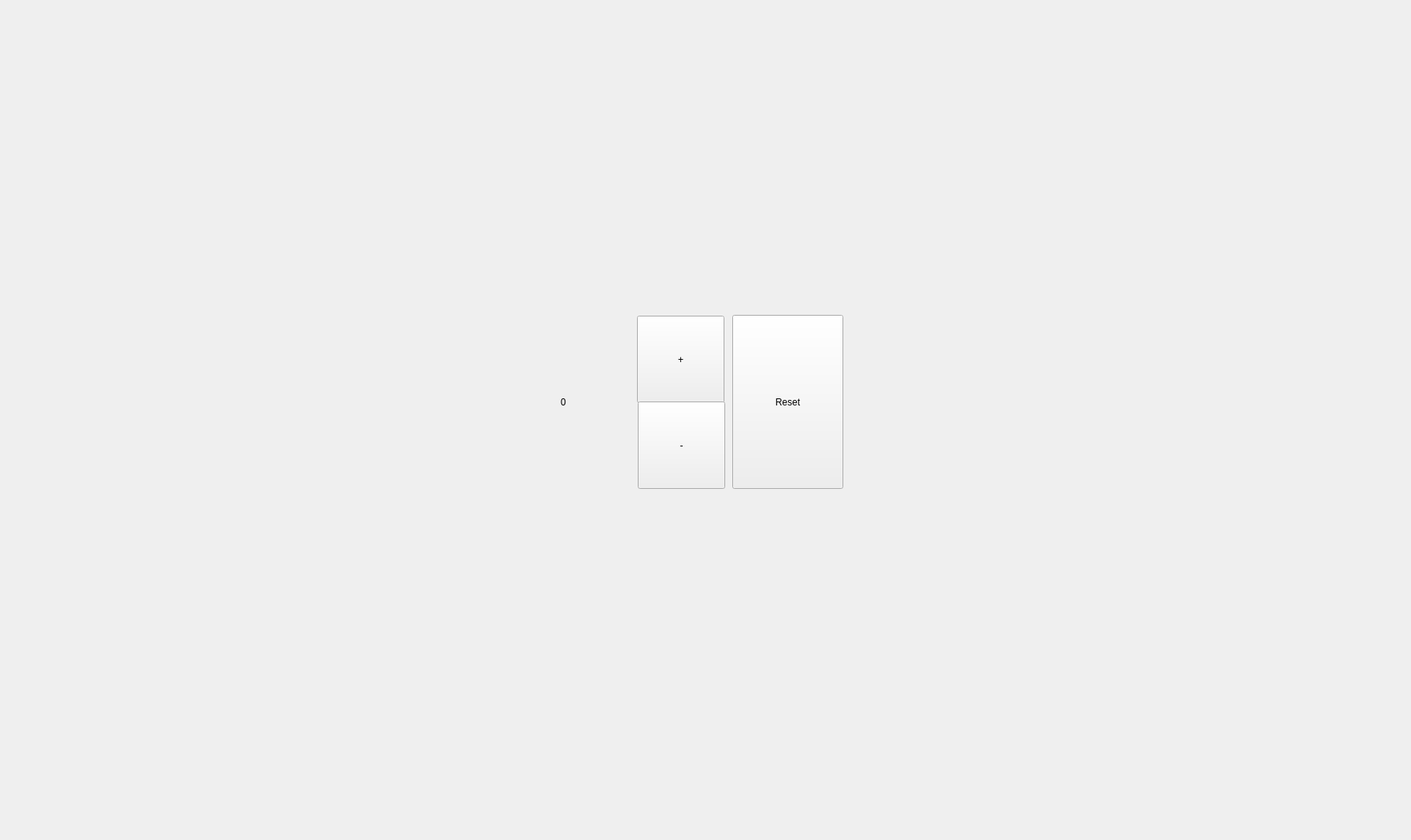
<?xml version="1.0" encoding="UTF-8"?>
<ui version="4.0">
 <class>Form</class>
 <widget class="QWidget" name="Form">
  <property name="geometry">
   <rect>
    <x>0</x>
    <y>0</y>
    <width>1792</width>
    <height>1067</height>
   </rect>
  </property>
  <property name="windowTitle">
   <string>Form</string>
  </property>
  <widget class="QLabel" name="num_label">
   <property name="geometry">
    <rect>
     <x>640</x>
     <y>410</y>
     <width>151</width>
     <height>201</height>
    </rect>
   </property>
   <property name="text">
    <string>0</string>
   </property>
   <property name="alignment">
    <set>Qt::AlignCenter</set>
   </property>
  </widget>
  <widget class="QPushButton" name="inc_button">
   <property name="geometry">
    <rect>
     <x>809</x>
     <y>401</y>
     <width>111</width>
     <height>111</height>
    </rect>
   </property>
   <property name="text">
    <string>+</string>
   </property>
  </widget>
  <widget class="QPushButton" name="dec_button">
   <property name="geometry">
    <rect>
     <x>810</x>
     <y>510</y>
     <width>111</width>
     <height>111</height>
    </rect>
   </property>
   <property name="text">
    <string>-</string>
   </property>
  </widget>
  <widget class="QPushButton" name="reset_btn">
   <property name="geometry">
    <rect>
     <x>930</x>
     <y>400</y>
     <width>141</width>
     <height>221</height>
    </rect>
   </property>
   <property name="text">
    <string>Reset</string>
   </property>
  </widget>
 </widget>
 <resources/>
 <connections/>
</ui>
